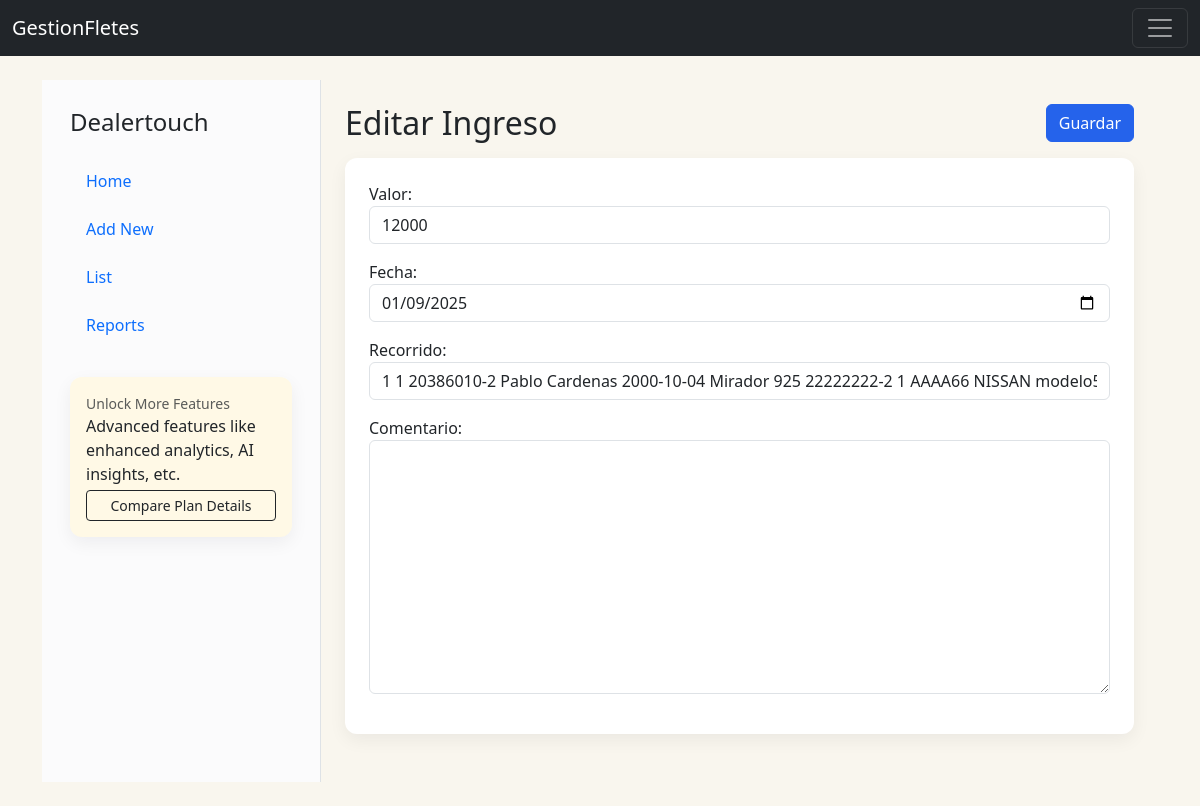
Screenshot of /IngEgr/editarIngresos/3 with the database file from the repository.
### IngresosEgresos/models.py (models this page shows, shortened)
class Ingresos(models.Model):
    ingresoID = models.AutoField(primary_key=True)
    valor = models.PositiveIntegerField()
    fecha = models.DateField()
    recorrido = models.ForeignKey(Recorridos, on_delete=models.CASCADE, null=True)
    comentario = models.TextField(max_length=50, null=True)

### IngresosEgresos/views.py (the view)
# urls.py: path('editarIngresos/<ingresoID>', views.editarIngresos, name='editarIngresos'),
def editarIngresos(request, ingresoID):
    ingreso = Ingresos.objects.get(ingresoID=ingresoID)
    if request.method == 'POST':
        form = IngresosForm(request.POST, instance=ingreso)
        if form.is_valid():
            form.save()
            messages.success(request, 'Ingreso Editado Correctamente!')
            return redirect('registrarIngresos')
        else:
            messages.error(request, 'Error al editar el Ingreso. Por favor, verifica los datos.')
            return render(request, 'edicionIngresos.html', {'form':form,"ingresoID":ingresoID})
    else:
        form = IngresosForm(instance=ingreso)
        return render(request, 'edicionIngresos.html', {'form':form,"ingresoID":ingresoID})

### IngresosEgresos/forms.py
class IngresosForm(forms.ModelForm):
    class Meta:
        model = Ingresos
        fields = ['valor', 'fecha', 'recorrido', 'comentario']
    def __init__(self, *args, **kwargs):
        super(IngresosForm, self).__init__(*args, **kwargs)
        self.fields['comentario'].required = False

### CrudConductores/models.py (called while the page is built)
    def __str__(self):
        texto= "{0} {1} {2} {3} {4} {5} {6}"
        return texto.format(self.conductorID, self.rut, self.nombre, self.apellido, self.fechaNacimiento, self.direccion, self.licencia)

### CrudRecorridos/models.py (called while the page is built)
    def __str__(self):
        texto= "{0} {1} {2} {3} {4} {5} {6} {7}"
        return texto.format(self.recorridoID, self.conductor, self.vehiculo, self.fecha, self.direccionOrigen, self.direccionDestino, self.carga, self.detalle)

### CrudVehiculos/models.py (called while the page is built)
    def __str__(self):
        texto= "{0} {1} {2} {3} {4} {5} {6}"
        return texto.format(self.vehiculoID, self.patente, self.marca, self.modelo, self.fechaAdquisicion, self.estado, self.comentario)

### IngresosEgresos/templates/edicionIngresos.html (shortened to what this page needs)
{% extends "partials/gestion_layout.html" %}
{% load widget_tweaks %}
{% block gestion_header %}
        <div class="d-flex align-items-start mb-3">
            <div>
                <h2 class="mb-0">Editar Ingreso</h2>
            </div>
            <div class="ms-auto">
                <button form="editarIngresoForm" type="submit" class="btn btn-primary">Guardar</button>
            </div>
        </div>
{% endblock %}
{% block gestion_body %}
        <form id="editarIngresoForm" action="{% url 'editarIngresos' ingresoID %}" method="post">
            <div class="mb-3">{{ form.valor.label_tag }}{% render_field form.valor class="form-control" %}</div>
            <div class="mb-3">{{ form.fecha.label_tag }}{% render_field form.fecha class="form-control" type="date" %}</div>
            <div class="mb-3">{{ form.recorrido.label_tag }}{% render_field form.recorrido class="form-control" %}</div>
            <div class="mb-3">{{ form.comentario.label_tag }}{% render_field form.comentario class="form-control" %}</div>
        </form>
    {% endblock %}

### Home/static/css/gestionFletes.css (style rules this page uses)
body { background-color: #F9F6EE; }
.btn-primary { background: #2563eb; border-color:#2563eb }

### rows the page displays
Ingresos: valor "12000", fecha "01/09/2025", recorrido "1 1 20386010-2 Pablo Cardenas 2000-10-04 Mirador 925 22222222-2 1 AAAA66 NISSAN modelo5 2023-12-22 activo 2023-02-12 mi casa otra casa pasajeros sin detalles"
